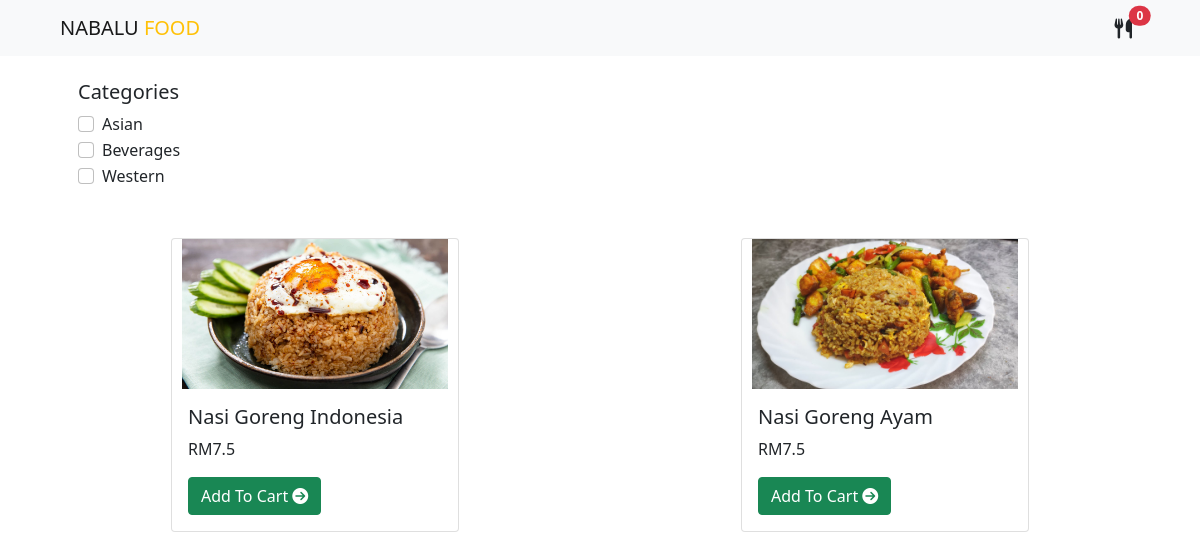
/, run on an earlier commit of the app's database.
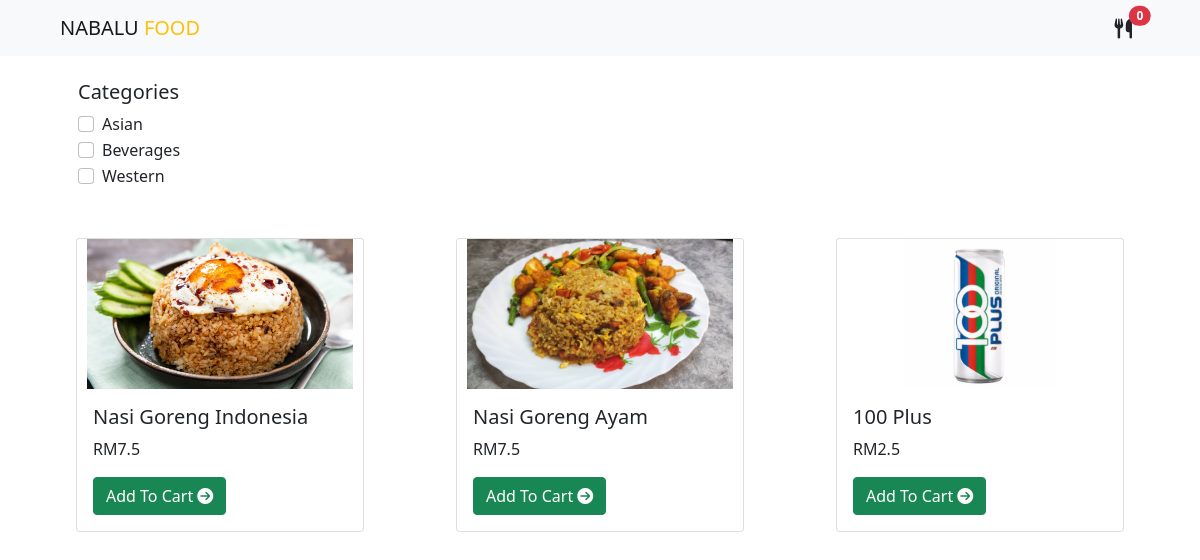
And on a later commit of the database.
### tables this page shows
CREATE TABLE `category` (
  `No` int(10) UNSIGNED NOT NULL,
  `Category` varchar(255) NOT NULL
);

CREATE TABLE `food` (
  `No` int(10) UNSIGNED NOT NULL,
  `food_Code` varchar(255) NOT NULL,
  `food_Name` varchar(255) NOT NULL,
  `food_Price` double NOT NULL,
  `food_Category` varchar(255) NOT NULL,
  `Image` varchar(255) NOT NULL
);

### php/table.php (called while the page is built, shortened)
<?php
require_once "./db.php";
$categoryQuery = "SELECT * FROM category ORDER BY NO ASC";
$ctQuery = mysqli_query($conn, $categoryQuery);
$foodQuery = "SELECT * FROM food ORDER BY NO ASC";
$fdQuery = mysqli_query($conn, $foodQuery);
?>

### index.php (the view, shortened to what this page needs)
<?php
require_once "db.php";
require_once "php/table.php";
?>
<!DOCTYPE html>
<html lang="en">
<head>
    <link rel="stylesheet" href="style.css">
    <link rel="stylesheet" href="bootstrap/css/bootstrap.min.css">
</head>
<body>
<header class="header">
<nav class="navbar navbar-expand-lg navbar-light bg-light">
  <div class="container-fluid">
    <a class="navbar-brand ps-5" href="#">NABALU <span class ="text-warning">FOOD</span></a>
    <ul class="navbar-nav ml-auto mb-2 mb-lg-0">
        <li class="nav-item pe-5">
          <a class="nav-link text-dark position-relative" href="#">
              <i class="fas fa-utensils fa-lg"></i>
              <span class="position-absolute top-1 start-100 translate-middle badge rounded-pill bg-danger">0</span>
            </a>
        </li>
    </ul>
  </div>
</nav>
</header>
<div class="container pt-4 px-md-5 px-sm-4 px-5">
<h5>Categories</h5>
<?php
while($rows=mysqli_fetch_assoc($ctQuery))
{
?>
<div class="form-check">
  <input class="form-check-input" type="checkbox" value="" id="flexCheckDefault">
  <label class="form-check-label" for="flexCheckDefault">
    <?php echo $rows['Category'];?>
  </label>
</div>
<?php
}
?>
</div>
<div class="container">
    <div class="row pt-5 pb-2">
    <?php
    while($rows=mysqli_fetch_assoc($fdQuery))
    {
    ?>
        <div class="col-sm d-flex justify-content-center pb-3">
            <div class="card" style="width: 18rem;">
                <img src="<?php echo $rows['Image'];?>" class="card-img-top" alt="" style="height: 150px;object-fit: contain;" >
                <div class="card-body">
                <h5 class="card-title"><?php echo $rows['food_Name'];?></h5>
                <p class="card-text">RM<?php echo $rows['food_Price'];?></p>
                <a href="#" class="btn btn-success">Add To Cart <i class="fas fa-arrow-circle-right"></i></a>
                </div>
            </div>
        </div>
    <?php
    }
    ?>
    </div>
</div>
</body>
</html>

What changed in the data, as far as the page shows it:
added food: Image (picture), food_Name "100 Plus", food_Price "2.5"
